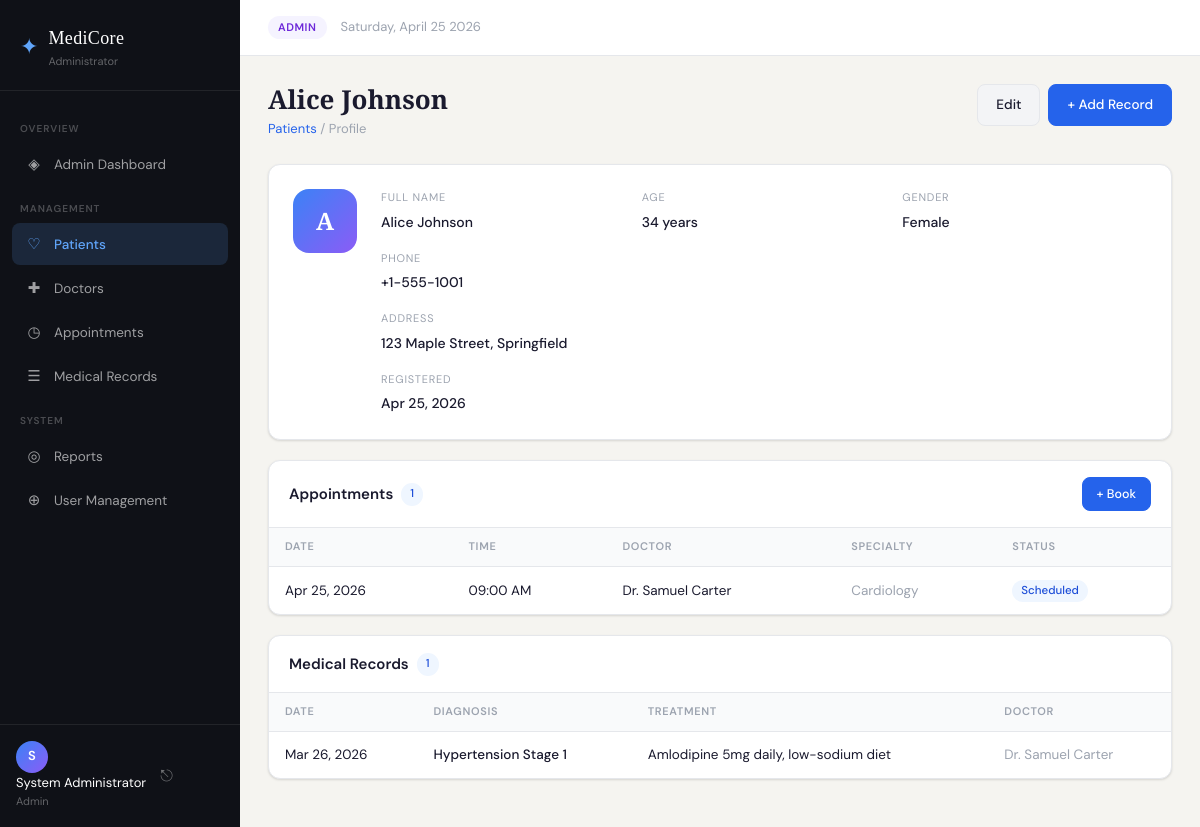
/patients/view.php?id=1 (signed in), run on the app's committed database.
### tables this page shows
CREATE TABLE IF NOT EXISTS patients (
    id INT AUTO_INCREMENT PRIMARY KEY,
    name VARCHAR(100) NOT NULL,
    age INT NOT NULL,
    gender ENUM('Male','Female','Other') NOT NULL,
    phone VARCHAR(20) NOT NULL,
    address TEXT,
    created_at TIMESTAMP DEFAULT CURRENT_TIMESTAMP,
    updated_at TIMESTAMP DEFAULT CURRENT_TIMESTAMP ON UPDATE CURRENT_TIMESTAMP
);

CREATE TABLE IF NOT EXISTS appointments (
    id INT AUTO_INCREMENT PRIMARY KEY,
    patient_id INT NOT NULL,
    doctor_id INT NOT NULL,
    appointment_date DATE NOT NULL,
    appointment_time TIME NOT NULL,
    status ENUM('Scheduled','Completed','Cancelled') DEFAULT 'Scheduled',
    notes TEXT,
    created_at TIMESTAMP DEFAULT CURRENT_TIMESTAMP,
    updated_at TIMESTAMP DEFAULT CURRENT_TIMESTAMP ON UPDATE CURRENT_TIMESTAMP,
    FOREIGN KEY (patient_id) REFERENCES patients(id) ON DELETE CASCADE,
    FOREIGN KEY (doctor_id) REFERENCES doctors(id) ON DELETE CASCADE,
    UNIQUE KEY no_double_booking (doctor_id, appointment_date, appointment_time)
);

CREATE TABLE IF NOT EXISTS doctors (
    id INT AUTO_INCREMENT PRIMARY KEY,
    name VARCHAR(100) NOT NULL,
    specialty VARCHAR(100) NOT NULL,
    phone VARCHAR(20) NOT NULL,
    email VARCHAR(100) NOT NULL UNIQUE,
    created_at TIMESTAMP DEFAULT CURRENT_TIMESTAMP,
    updated_at TIMESTAMP DEFAULT CURRENT_TIMESTAMP ON UPDATE CURRENT_TIMESTAMP
);

CREATE TABLE IF NOT EXISTS medical_records (
    id INT AUTO_INCREMENT PRIMARY KEY,
    patient_id INT NOT NULL,
    diagnosis VARCHAR(255) NOT NULL,
    treatment TEXT NOT NULL,
    record_date DATE NOT NULL,
    doctor_id INT,
    notes TEXT,
    created_at TIMESTAMP DEFAULT CURRENT_TIMESTAMP,
    FOREIGN KEY (patient_id) REFERENCES patients(id) ON DELETE CASCADE,
    FOREIGN KEY (doctor_id) REFERENCES doctors(id) ON DELETE SET NULL
);

### patients/view.php (the view, shortened to what this page needs)
<?php
require_once __DIR__ . '/../includes/header.php';
$db = getDB();
$id = (int)($_GET['id'] ?? 0);
$stmt = $db->prepare("SELECT * FROM patients WHERE id = ?");
$stmt->execute([$id]);
$patient = $stmt->fetch();
$appts = $db->prepare(
    "SELECT a.*, d.name AS doctor_name, d.specialty
     FROM appointments a
     JOIN doctors d ON a.doctor_id = d.id
     WHERE a.patient_id = ?
     ORDER BY a.appointment_date DESC, a.appointment_time DESC"
);
$appts->execute([$id]);
$appointments = $appts->fetchAll();
$recs = $db->prepare(
    "SELECT r.*, d.name AS doctor_name
     FROM medical_records r
     LEFT JOIN doctors d ON r.doctor_id = d.id
     WHERE r.patient_id = ?
     ORDER BY r.record_date DESC"
);
$recs->execute([$id]);
$records = $recs->fetchAll();
?>
<div class="page-header">
    <div>
        <h1 class="page-title"><?= sanitize($patient['name']) ?></h1>
        <p class="page-sub"><a href="/hospital-system/patients/index.php" class="breadcrumb-link">Patients</a> / Profile</p>
    </div>
    <div class="header-actions">
        <a href="/hospital-system/patients/edit.php?id=<?= $id ?>" class="btn btn-secondary">Edit</a>
        <a href="/hospital-system/records/create.php?patient_id=<?= $id ?>" class="btn btn-primary">+ Add Record</a>
    </div>
</div>
<div class="card profile-card">
    <div class="profile-avatar"><?= strtoupper(substr($patient['name'], 0, 1)) ?></div>
    <div class="profile-details">
        <div class="profile-grid">
            <div class="profile-field">
                <span class="field-label">Full Name</span>
                <span class="field-value"><?= sanitize($patient['name']) ?></span>
            </div>
            <div class="profile-field">
                <span class="field-label">Age</span>
                <span class="field-value"><?= $patient['age'] ?> years</span>
            </div>
            <div class="profile-field">
                <span class="field-label">Gender</span>
                <span class="field-value"><?= sanitize($patient['gender']) ?></span>
            </div>
            <div class="profile-field">
                <span class="field-label">Phone</span>
                <span class="field-value"><?= sanitize($patient['phone']) ?></span>
            </div>
            <div class="profile-field profile-field-wide">
                <span class="field-label">Address</span>
                <span class="field-value"><?= sanitize($patient['address'] ?: '—') ?></span>
            </div>
            <div class="profile-field">
                <span class="field-label">Registered</span>
                <span class="field-value"><?= formatDate($patient['created_at']) ?></span>
            </div>
        </div>
    </div>
</div>
<div class="card">
    <div class="card-header">
        <h2 class="card-title">Appointments <span class="badge badge-blue"><?= count($appointments) ?></span></h2>
        <a href="/hospital-system/appointments/create.php?patient_id=<?= $id ?>" class="btn btn-sm btn-primary">+ Book</a>
    </div>
    <?php if (empty($appointments)): ?>
        <div class="empty-state">No appointments yet.</div>
    <?php else: ?>
    <div class="table-wrap">
    <table class="table">
        <thead><tr><th>Date</th><th>Time</th><th>Doctor</th><th>Specialty</th><th>Status</th></tr></thead>
        <tbody>
        <?php foreach ($appointments as $a): ?>
        <tr>
            <td><?= formatDate($a['appointment_date']) ?></td>
            <td><?= formatTime($a['appointment_time']) ?></td>
            <td><?= sanitize($a['doctor_name']) ?></td>
            <td class="text-muted"><?= sanitize($a['specialty']) ?></td>
            <td><?= getStatusBadge($a['status']) ?></td>
        </tr>
        <?php endforeach; ?>
        </tbody>
    </table>
    </div>
    <?php endif; ?>
</div>
<div class="card">
    <div class="card-header">
        <h2 class="card-title">Medical Records <span class="badge badge-blue"><?= count($records) ?></span></h2>
    </div>
    <?php if (empty($records)): ?>
        <div class="empty-state">No medical records on file.</div>
    <?php else: ?>
    <div class="table-wrap">
    <table class="table">
        <thead><tr><th>Date</th><th>Diagnosis</th><th>Treatment</th><th>Doctor</th></tr></thead>
        <tbody>
        <?php foreach ($records as $r): ?>
        <tr>
            <td><?= formatDate($r['record_date']) ?></td>
            <td class="fw-500"><?= sanitize($r['diagnosis']) ?></td>
            <td><?= sanitize($r['treatment']) ?></td>
            <td class="text-muted"><?= sanitize($r['doctor_name'] ?? '—') ?></td>
        </tr>
        <?php endforeach; ?>
        </tbody>
    </table>
    </div>
    <?php endif; ?>
</div>
<?php require_once __DIR__ . '/../includes/footer.php'; ?>

### config/database.php (shortened to what this page needs)
<?php
function sanitize(string $value): string {
    return htmlspecialchars(trim($value), ENT_QUOTES, 'UTF-8');
}
function formatDate(string $date): string {
    return $date ? date('M d, Y', strtotime($date)) : '—';
}
function formatTime(string $time): string {
    return $time ? date('h:i A', strtotime($time)) : '—';
}
function getStatusBadge(string $status): string {
    $map = [
        'Scheduled'  => 'badge-blue',
        'Completed'  => 'badge-green',
        'Cancelled'  => 'badge-red',
    ];
    $cls = $map[$status] ?? 'badge-gray';
    return '<span class="badge ' . $cls . '">' . sanitize($status) . '</span>';
}

### style.css (style rules this page uses)
:root { --font-body: 'DM Sans', sans-serif; --font-display: 'Playfair Display', serif; --bg: #f5f4f0; --bg-card: #ffffff; --sidebar-bg: #0f1117; --sidebar-w: 240px; --text-primary: #1a1a2e; --text-secondary: #6b7280; --text-muted: #9ca3af; --text-light: #ffffff; --border: #e5e7eb; --border-focus: #2563eb; --blue: #2563eb; --blue-lt: #eff6ff; --green: #059669; --green-lt:#ecfdf5; --amber: #d97706; --amber-lt:#fffbeb; --purple: #7c3aed; --purple-lt:#f5f3ff; --red: #dc2626; --red-lt: #fef2f2; --radius: 8px; --radius-lg: 12px; --shadow: 0 1px 3px rgba(0,0,0,.08), 0 1px 2px rgba(0,0,0,.06); --shadow-md: 0 4px 6px -1px rgba(0,0,0,.1), 0 2px 4px -1px rgba(0,0,0,.06); --shadow-lg: 0 10px 25px -5px rgba(0,0,0,.15); --transition: .18s ease; }
*, *::before, *::after { box-sizing: border-box; margin: 0; padding: 0; }
html { font-size: 15px; }
body { font-family: var(--font-body); background: var(--bg); color: var(--text-primary); line-height: 1.6; -webkit-font-smoothing: antialiased; }
a { color: inherit; text-decoration: none; }
.page-header { display: flex; align-items: flex-start; justify-content: space-between; margin-bottom: 24px; gap: 16px; }
.page-title { font-family: var(--font-display); font-size: 26px; font-weight: 600; color: var(--text-primary); line-height: 1.2; }
.page-sub { font-size: 13px; color: var(--text-muted); margin-top: 4px; }
.header-actions { display: flex; gap: 8px; flex-shrink: 0; }
.breadcrumb-link { color: var(--blue); }
.card { background: var(--bg-card); border: 1px solid var(--border); border-radius: var(--radius-lg); box-shadow: var(--shadow); overflow: hidden; margin-bottom: 20px; }
.card-header { display: flex; align-items: center; justify-content: space-between; padding: 16px 20px; border-bottom: 1px solid var(--border); gap: 12px; }
.card-title { font-size: 15px; font-weight: 600; color: var(--text-primary); display: flex; align-items: center; gap: 8px; }
.table-wrap { overflow-x: auto; }
.table { width: 100%; border-collapse: collapse; font-size: 13.5px; }
.table thead tr { background: #f9fafb; border-bottom: 1px solid var(--border); }
.table th { padding: 10px 16px; text-align: left; font-size: 11px; font-weight: 600; letter-spacing: .06em; text-transform: uppercase; color: var(--text-muted); white-space: nowrap; }
.table td { padding: 12px 16px; border-bottom: 1px solid #f3f4f6; vertical-align: middle; }
.table tbody tr:last-child td { border-bottom: none; }
.text-muted { color: var(--text-muted); }
.fw-500 { font-weight: 500; }
.badge { display: inline-block; padding: 2px 9px; border-radius: 20px; font-size: 11.5px; font-weight: 500; white-space: nowrap; }
.badge-blue { background: var(--blue-lt); color: #1d4ed8; }
.btn { display: inline-flex; align-items: center; justify-content: center; gap: 6px; padding: 9px 18px; border-radius: var(--radius); font-family: var(--font-body); font-size: 13.5px; font-weight: 500; cursor: pointer; border: 1px solid transparent; transition: all var(--transition); white-space: nowrap; text-decoration: none; }
.btn-primary { background: var(--blue); color: #fff; border-color: var(--blue); }
.btn-secondary { background: #f3f4f6; color: var(--text-primary); border-color: var(--border); }
.btn-sm { padding: 6px 14px; font-size: 12.5px; }
.profile-card { display: flex; align-items: flex-start; gap: 24px; padding: 24px; }
.profile-avatar { width: 64px; height: 64px; background: linear-gradient(135deg, #3b82f6, #8b5cf6); border-radius: 16px; display: flex; align-items: center; justify-content: center; color: #fff; font-size: 24px; font-weight: 700; font-family: var(--font-display); flex-shrink: 0; }
.profile-details { flex: 1; }
.profile-grid { display: grid; grid-template-columns: repeat(auto-fill, minmax(180px, 1fr)); gap: 16px; }
.profile-field-wide { grid-column: 1 / -1; }
.field-label { font-size: 11px; text-transform: uppercase; letter-spacing: .07em; color: var(--text-muted); display: block; margin-bottom: 3px; }
.field-value { font-size: 14px; font-weight: 500; }

### data on the page
patients: name "Alice Johnson", name "A", age "34", gender "Female", phone "+1-555-1001", address "123 Maple Street, Springfield", created_at "Apr 25, 2026"
appointments: appointment_date "Apr 25, 2026", appointment_time "09:00 AM", doctor.name "Dr. Samuel Carter", doctor.specialty "Cardiology", status "Scheduled"
medical_records: record_date "Mar 26, 2026", diagnosis "Hypertension Stage 1", treatment "Amlodipine 5mg daily, low-sodium diet", doctor.name "Dr. Samuel Carter"

### other printed values
$icon "◈ ♡ ✚ ◷ ☰ ◎ ⊕"
$label "Admin Dashboard Patients Doctors Appointments Medical Records Reports User Management"
substr($_SESSION['user_name'] ?? 'A', 0, 1) "S"
$_SESSION['user_name'] "System Administrator"
$userRole "Admin"
$userRole "ADMIN"
count($appointments) "1"
count($records) "1"
